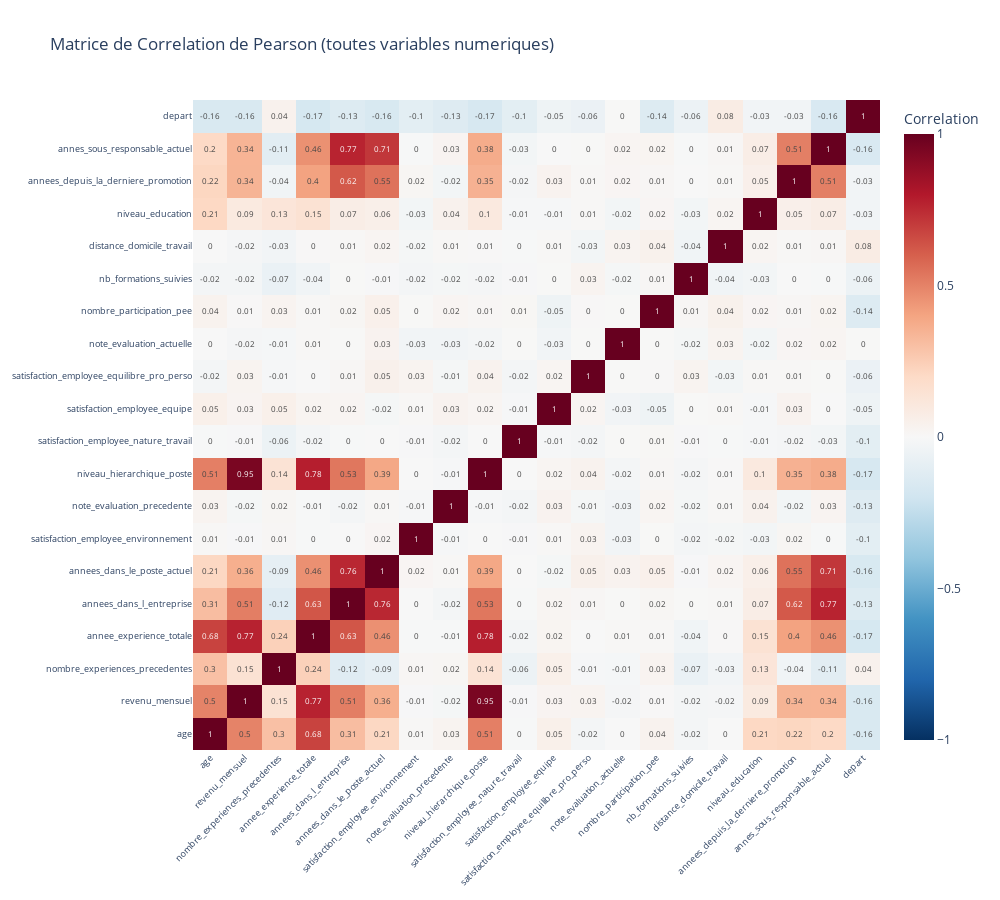

The notebook cell this image was saved under:
### Markdown cell above
## 9. Analyse des correlations

**Pourquoi analyser les correlations ?**

1. **Identifier les relations lineaires** entre variables
2. **Detecter la multicolinearite** : si 2 variables sont tres correlees (|r| > 0.7), elles apportent la meme information → on peut en supprimer une
3. **Comprendre les liens avec la cible** : quelles variables sont les plus correlees avec le depart ?

### 9.1 Matrice de correlation de Pearson

**Pearson** mesure les correlations **lineaires** :

- r = +1 : correlation positive parfaite
- r = 0 : pas de correlation lineaire
- r = -1 : correlation negative parfaite

### Code cell
import numpy as np
import plotly.graph_objects as go

# Selection des colonnes numeriques pour la correlation
numeric_cols_clean = df_clean.select_dtypes(
    include=["int64", "float64"]
).columns.tolist()
print(f"Variables numeriques pour la correlation : {len(numeric_cols_clean)}")

# Calcul de la matrice de correlation
corr_matrix = df_clean[numeric_cols_clean].corr()

fig_corr = go.Figure(
    data=go.Heatmap(
        z=corr_matrix.values,
        x=corr_matrix.columns,
        y=corr_matrix.columns,
        colorscale="RdBu_r",
        zmid=0,
        text=corr_matrix.values.round(2),
        texttemplate="%{text}",
        textfont={"size": 8},
        colorbar=dict(title="Correlation"),
    )
)

fig_corr.update_layout(
    title="Matrice de Correlation de Pearson (toutes variables numeriques)",
    width=1000,
    height=900,
    xaxis=dict(tickangle=-45, tickfont=dict(size=9)),
    yaxis=dict(tickfont=dict(size=9)),
)

fig_corr.show()

# Correlations avec la cible
print("\nCORRELATIONS AVEC LA CIBLE 'depart' :")
print("-" * 50)
target_corr = corr_matrix["depart"].drop("depart").sort_values(key=abs, ascending=False)
for var, corr_value in target_corr.items():
    print(f"   {var:40} : {corr_value:+.3f}")

### Figure 1 — Plotly figure (JSON) as saved in the notebook; plotly's stock layout.template omitted (floating-point values rounded to 4 significant figures; data arrays with more than 128 entries replaced by an {"elided": "..."} marker saying what was removed)
{"data": [{"colorbar": {"title": {"text": "Correlation"}}, "colorscale": [[0, "rgb(5,48,97)"], [0.1, "rgb(33,102,172)"], [0.2, "rgb(67,147,195)"], [0.3, "rgb(146,197,222)"], [0.4, "rgb(209,229,240)"], [0.5, "rgb(247,247,247)"], [0.6, "rgb(253,219,199)"], [0.7, "rgb(244,165,130)"], [0.8, "rgb(214,96,77)"], [0.9, "rgb(178,24,43)"], [1, "rgb(103,0,31)"]], "text": {"elided": "20x20 float values"}, "textfont": {"size": 8}, "texttemplate": "%{text}", "type": "heatmap", "x": ["age", "revenu_mensuel", "nombre_experiences_precedentes", "annee_experience_totale", "annees_dans_l_entreprise", "annees_dans_le_poste_actuel", "satisfaction_employee_environnement", "note_evaluation_precedente", "niveau_hierarchique_poste", "satisfaction_employee_nature_travail", "satisfaction_employee_equipe", "satisfaction_employee_equilibre_pro_perso", "note_evaluation_actuelle", "nombre_participation_pee", "nb_formations_suivies", "distance_domicile_travail", "niveau_education", "annees_depuis_la_derniere_promotion", "annes_sous_responsable_actuel", "depart"], "y": ["age", "revenu_mensuel", "nombre_experiences_precedentes", "annee_experience_totale", "annees_dans_l_entreprise", "annees_dans_le_poste_actuel", "satisfaction_employee_environnement", "note_evaluation_precedente", "niveau_hierarchique_poste", "satisfaction_employee_nature_travail", "satisfaction_employee_equipe", "satisfaction_employee_equilibre_pro_perso", "note_evaluation_actuelle", "nombre_participation_pee", "nb_formations_suivies", "distance_domicile_travail", "niveau_education", "annees_depuis_la_derniere_promotion", "annes_sous_responsable_actuel", "depart"], "z": {"elided": "20x20 float values"}, "zmid": 0}], "layout": {"height": 900, "title": {"text": "Matrice de Correlation de Pearson (toutes variables numeriques)"}, "width": 1000, "xaxis": {"tickangle": -45, "tickfont": {"size": 9}}, "yaxis": {"tickfont": {"size": 9}}}}
